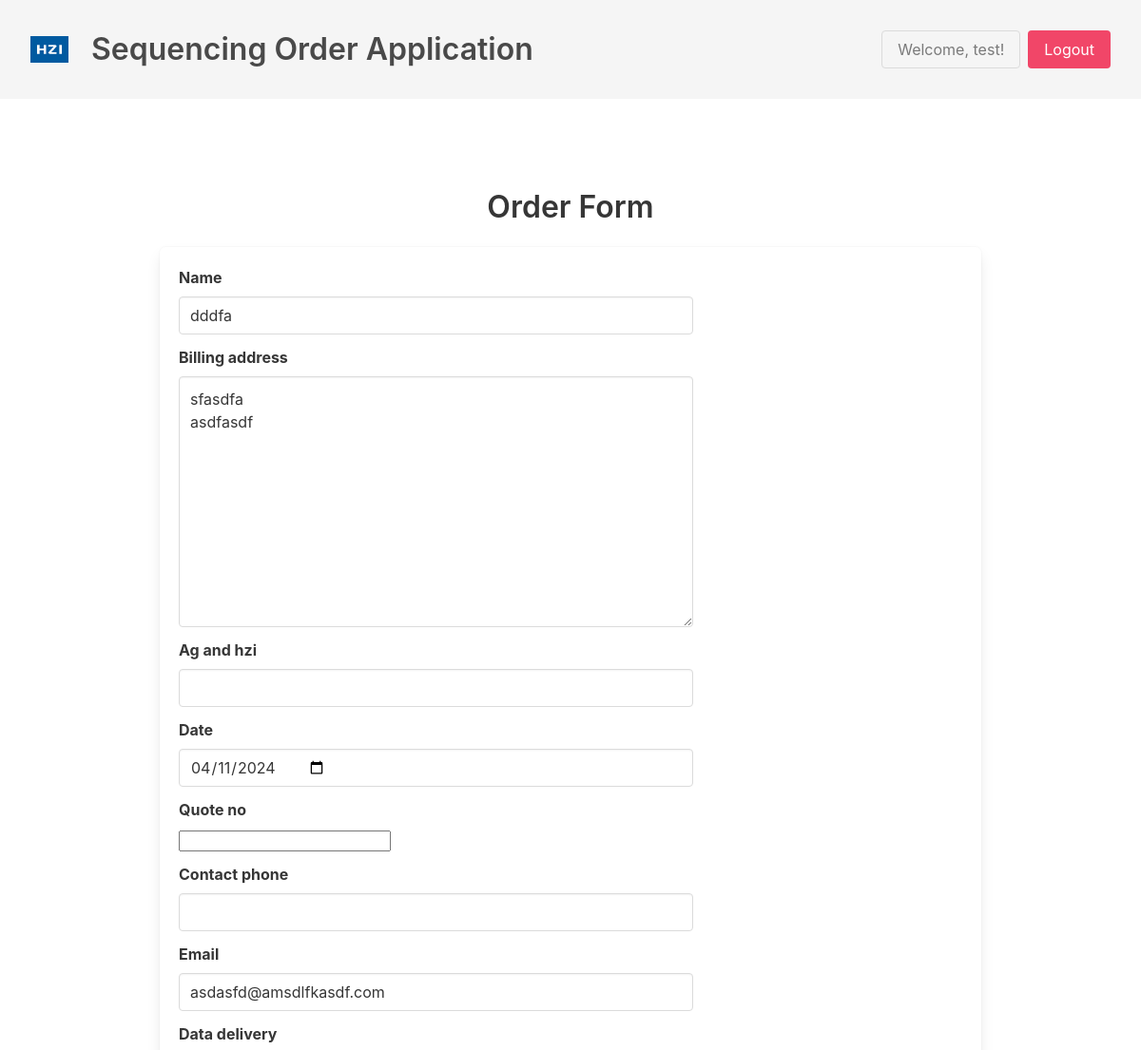
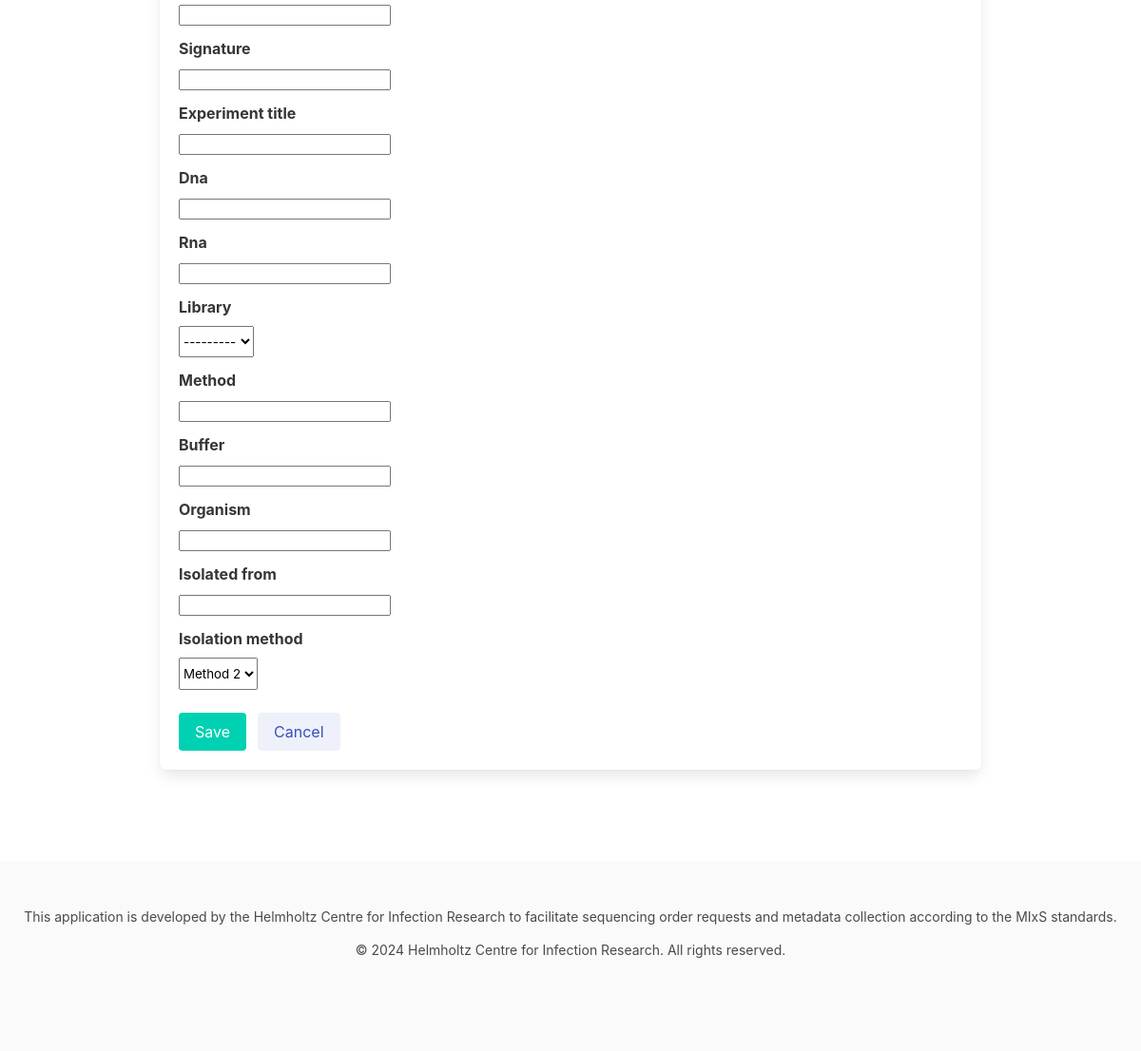
Screenshot of /orders/36/edit/ (signed in) with the database file from the repository (2 pictures, top to bottom).
### myapp/models.py (models this page shows, shortened)
class Order(models.Model):
    user = models.ForeignKey(User, on_delete=models.CASCADE)
    name = models.CharField(max_length=100, null=True, blank=True)
    billing_address = models.TextField(null=True, blank=True)
    ag_and_hzi = models.CharField(max_length=100, null=True, blank=True)
    date = models.DateField(null=True, blank=True)
    quote_no = models.CharField(max_length=100, null=True, blank=True)
    contact_phone = PhoneNumberField(null=True, blank=True)
    email = models.EmailField(null=True, blank=True)
    data_delivery = models.CharField(max_length=100, null=True, blank=True)
    signature = models.CharField(max_length=100, null=True, blank=True)
    experiment_title = models.CharField(max_length=100, null=True, blank=True)
    dna = models.CharField(max_length=20, null=True, blank=True)
    rna = models.CharField(max_length=20, null=True, blank=True)
    library = models.CharField(max_length=20, choices=LIBRARY_CHOICES, null=True, blank=True)
    method = models.CharField(max_length=100, null=True, blank=True)
    buffer = models.CharField(max_length=100, null=True, blank=True)
    organism = models.CharField(max_length=100, null=True, blank=True)
    isolated_from = models.CharField(max_length=100, null=True, blank=True)
    isolation_method = models.CharField(max_length=100, choices=ISOLATION_METHOD_CHOICES, null=True, blank=True)

### myapp/views.py (the view, shortened to what this page needs)
# urls.py: path('orders/<int:order_id>/edit/', views.order_view, name='order_edit'),
def order_view(request, order_id=None):
    if request.user.is_authenticated:
        if order_id:
            order = get_object_or_404(Order, pk=order_id, user=request.user)
            form = OrderForm(instance=order)
        else:
            form = OrderForm()
        return render(request, 'order_form.html', {'form': form})
    else:
        return redirect('login')

### myapp/forms.py
class OrderForm(forms.ModelForm):
    class Meta:
        model = Order
        exclude = ['user']
        widgets = {
            'name': forms.TextInput(attrs={'class': 'input'}),
            'billing_address': forms.Textarea(attrs={'class': 'textarea'}),
            'ag_and_hzi': forms.TextInput(attrs={'class': 'input'}),
            'date': forms.DateInput(attrs={'type': 'date', 'class': 'input'}),
            'contact_phone': forms.TextInput(attrs={'class': 'input'}),
            'email': forms.EmailInput(attrs={'class': 'input'}),
            'library': forms.Select(attrs={'class': 'select'}),
            'isolation_method': forms.Select(attrs={'class': 'select'}),
        }
        help_texts = {
            'name': 'Enter your full name as it appears on your billing information.',
            'billing_address': 'Provide the complete billing address for invoicing purposes.',
            'ag_and_hzi': 'Enter the AG and HZI information, if applicable.',
        }

### myapp/templates/order_form.html (shortened to what this page needs)
{% extends 'base.html' %}
{% block content %}
<section class="section">
  <div class="container">
    <h2 class="title has-text-centered">Order Form</h2>
    <form method="post" class="box">
      <div class="columns">
        <div class="column is-two-thirds">
          {% for field in form %}
          <div class="field">
            <label class="label">{{ field.label }}</label>
            <div class="control">
              {{ field }}
            </div>
          </div>
          {% endfor %}
        </div>
      </div>
      <div class="field is-grouped">
        <div class="control">
          <button type="submit" class="button is-primary">Save</button>
        </div>
        <div class="control">
          <a href="{% url 'order_list' %}" class="button is-link is-light">Cancel</a>
        </div>
      </div>
    </form>
  </div>
</section>
{% endblock content %}

### myapp/templates/base.html (shortened to what this page needs)
{% load static %}
<!doctype html>
<html lang="en">
  <head>
    <link rel="stylesheet" href="{% static 'css/styles.css' %}">
    <link rel="stylesheet" href="https://cdn.jsdelivr.net/npm/bulma@0.9.3/css/bulma.min.css">
  </head>
  <body>
    <header class="navbar is-light">
      <div class="navbar-brand">
        <a class="navbar-item">
          <img src="{% static 'images/logo.png' %}" alt="Logo" width="40" height="40">
        </a>
      </div>
      <div class="navbar-menu">
        <div class="navbar-start">
          <h1 class="navbar-item title">Sequencing Order Application</h1>
        </div>
        <div class="navbar-end">
          {% if user.is_authenticated %}
            <div class="navbar-item">
              <div class="buttons">
                <span class="button is-static">Welcome, {{ user.username }}!</span>
                <a href="{% url 'logout' %}" class="button is-danger">Logout</a>
              </div>
            </div>
          {% else %}
            <div class="navbar-item">
              <div class="buttons">
                <a href="{% url 'login' %}" class="button is-primary">Login</a>
              </div>
            </div>
          {% endif %}
        </div>
      </div>
    </header>
    <main class="section">
      <div class="container">
        {% block content %}{% endblock %}
      </div>
    </main>
    <footer class="footer">
      <div class="content has-text-centered">
        <p>This application is developed by the Helmholtz Centre for Infection Research to facilitate sequencing order requests and metadata collection according to the MIxS standards.</p>
        <p>&copy; {% now "Y" %} Helmholtz Centre for Infection Research. All rights reserved.</p>
      </div>
    </footer>
  </body>
</html>

### static/css/styles.css (style rules this page uses)
body { font-family: Arial, sans-serif; margin: 0; padding: 0; }
header { background-color: #f2f2f2; padding: 20px; display: flex; align-items: center; }
main { padding: 20px; }
footer { background-color: #f2f2f2; padding: 20px; text-align: center; font-size: 14px; }

### rows the page displays
Order: form "dddfa" "sfasdfa asdfasdf" "04/11/2024" "asdasfd@amsdlfkasdf.com" "---------" "Method 2"

### other values shown
{{ user.username }} "test"
{{ field.label }} "Name" "Billing address" "Ag and hzi" "Date" "Quote no" "Contact phone" "Email" "Data delivery" "Signature" "Experiment title" "Dna" "Rna" "Library" "Method" "Buffer" "Organism" "Isolated from" "Isolation method"
